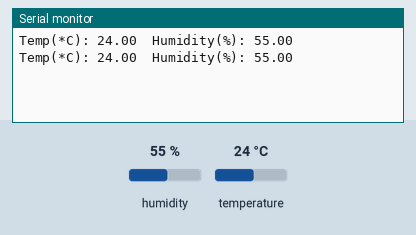
Recording of a sketch running on a simulated Arduino Uno, built with avr-gcc and run on an emulated ATmega328P. Parts: the last lines printed to the serial monitor. The test bench sets the inputs (shaded band); at power-on: humidity 55 %, temperature 24 °C.

Above: at 3.8 s.
3.9 s: humidity set to 22 %
At 7.4 s:
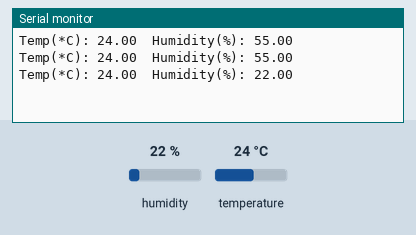
7.8 s: temperature set to 12 °C
At 10.6 s:
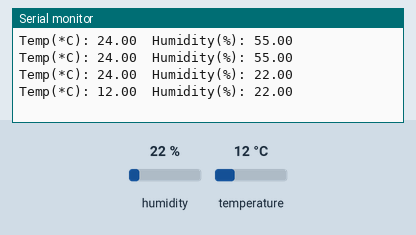
11.7 s: humidity set to 40 %
At 12.6 s:
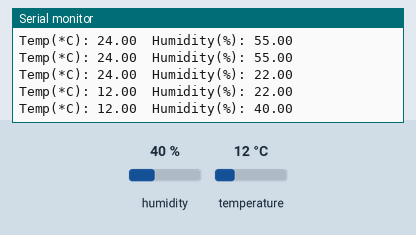
Timing chart, 0 to 14.7 s (numbered marks = the images above; inputs shaded):
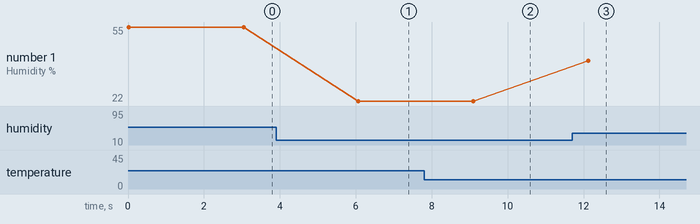

Measured:
- after the input at 3.9 s, the serial monitor: prints a new line after 2.2 s (image 1)
- after the input at 7.8 s, the serial monitor: prints a new line after 1.3 s (image 2)
- after the input at 11.7 s, the serial monitor: prints a new line after 0.42 s (image 3)
- plotted number 1: 55 → 22 after the input at 3.9 s, 22 → 40 after the input at 11.7 s

The sketch:

DHT11.ino
```cpp
#include "DHT.h"
#define DHTPIN 2     // what digital pin we're connected to
#define DHTTYPE DHT11   // DHT 11
DHT dht(DHTPIN, DHTTYPE);


void setup() {
  // put your setup code here, to run once:
  Serial.begin(9600);
  dht.begin();
}

void loop() {
  // put your main code here, to run repeatedly:
  float t = dht.readTemperature();
  float h = dht.readHumidity();

  if (isnan(h) || isnan(t)) { h=0; t=0; }

  Serial.print("Temp(*C): ");
  Serial.print(t);
  Serial.print("  Humidity(%): ");
  Serial.println(h);
  delay(3000);
}
```
